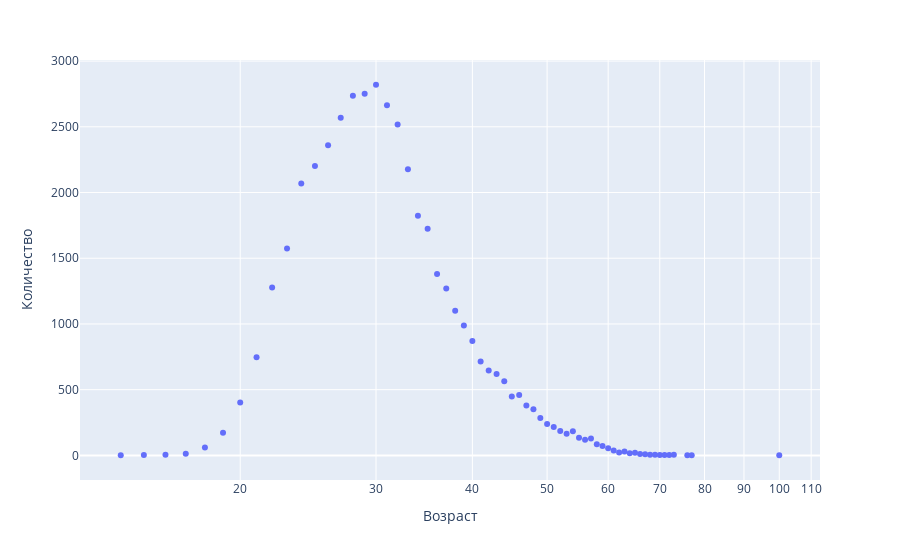

Source (notebook cell):
### Markdown cell above
6. В результате анализа мы обнаружили потенциальные выбросы в признаке **"Возраст"**. Это оказались резюме людей чересчур преклонного возраста для поиска работы. Попробуйте построить распределение признака в **логарифмическом масштабе**. Добавьте к графику линии, отображающие **среднее и границы интервала метода трех сигм**. Напомним, сделать это можно с помощью метода axvline. Например, для построение линии среднего будет иметь вид:

`histplot.axvline(log_age.mean(), color='k', lw=2)`

В какую сторону асимметрично логарифмическое распределение? Напишите об этом в комментарии к графику.
Найдите выбросы с помощью метода z-отклонения и удалите их из данных, используйте логарифмический масштаб. Давайте сделаем послабление на **1 сигму** (возьмите 4 сигмы) в **правую сторону**.

Выведите таблицу с полученными выбросами и оцените, с каким возрастом соискатели попадают под категорию выбросов?

### Code cell
age_count_df = (data.groupby(['Возраст'])['Возраст'].count()).to_frame(name='Количество')

px.scatter(age_count_df, x=age_count_df.index, y='Количество', log_x=True)
# # histplot.axvline(data["Возраст"].mean(), color='k', lw=2)
# px.line(age_count_df, x=age_count_df.index, y='Количество', title="")

### Figure 1 — Plotly figure (JSON) as saved in the notebook; plotly's stock layout.template omitted (floating-point values rounded to 4 significant figures)
{"data": [{"hovertemplate": "Возраст=%{x}<br>Количество=%{y}<extra></extra>", "legendgroup": "", "marker": {"color": "#636efa", "symbol": "circle"}, "mode": "markers", "name": "", "orientation": "v", "showlegend": false, "x": [14, 15, 16, 17, 18, 19, 20, 21, 22, 23, 24, 25, 26, 27, 28, 29, 30, 31, 32, 33, 34, 35, 36, 37, 38, 39, 40, 41, 42, 43, 44, 45, 46, 47, 48, 49, 50, 51, 52, 53, 54, 55, 56, 57, 58, 59, 60, 61, 62, 63, 64, 65, 66, 67, 68, 69, 70, 71, 72, 73, 76, 77, 100], "xaxis": "x", "y": [1, 2, 4, 13, 60, 173, 403, 746, 1277, 1575, 2068, 2201, 2359, 2568, 2736, 2752, 2820, 2664, 2517, 2177, 1824, 1725, 1380, 1270, 1100, 989, 871, 715, 645, 619, 564, 448, 459, 379, 351, 284, 238, 215, 186, 165, 184, 135, 119, 129, 85, 72, 55, 38, 22, 29, 17, 20, 11, 9, 4, 4, 3, 3, 3, 4, 1, 1, 1], "yaxis": "y", "type": "scatter"}], "layout": {"xaxis": {"anchor": "y", "domain": [0.0, 1.0], "title": {"text": "Возраст"}, "type": "log"}, "yaxis": {"anchor": "x", "domain": [0.0, 1.0], "title": {"text": "Количество"}}, "legend": {"tracegroupgap": 0}, "margin": {"t": 60}}}
